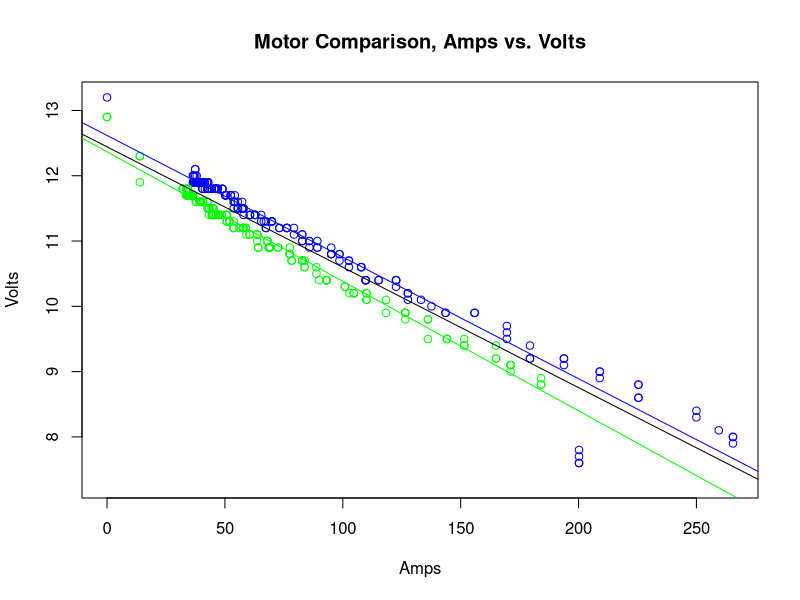

Recreate this plot in R. (Note: a time limit stopped this script after it produced the figure.)
#!/usr/bin/env Rscript

removeOutliers <- function(dataset) {
    datasetRemoved = list()

    lsrl = lm(dataset$y ~ dataset$x)

    # Find Residual Statistics
    resMean = mean(lsrl$residuals)
    resSD = sd(lsrl$residuals)
    resZ = (lsrl$residuals - resMean) / resSD

    # Keep Only Points where Residual Z-Score < 3
    datasetRemoved$x = dataset$x[abs(resZ) < 3]
    datasetRemoved$y = dataset$y[abs(resZ) < 3]

    return(datasetRemoved)
}

getOutliers <- function(dataset) {
    datasetOutliers = list()

    lsrl = lm(dataset$y ~ dataset$x)

    # Find Residual Statistics
    resMean = mean(lsrl$residuals)
    resSD = sd(lsrl$residuals)
    resZ = (lsrl$residuals - resMean) / resSD

    # Keep Only Points where Residual Z-Score > 3
    datasetOutliers$x = dataset$x[abs(resZ) > 3]
    datasetOutliers$y = dataset$y[abs(resZ) > 3]

    return(datasetOutliers)
}

# Datasets
dataA = list()
dataB = list()
dataAB = list()

# Read Files
dataAfile = read.csv("data/4cim.csv", header = TRUE)
dataBfile = read.csv("data/4minicim.csv", header = TRUE)

# Assign to Datasets
dataA$x = dataAfile$TOTAL.AMP
dataA$y = dataAfile$VOLT
dataB$x = dataBfile$TOTAL.AMP
dataB$y = dataBfile$VOLT

# Filter Outliers (optional)
dataA = removeOutliers(dataA)
dataB = removeOutliers(dataB)

# Only keep every 5th element (optional)
#dataAamps = dataAamps[seq(1, length(dataAamps), 5)]
#dataAvolts = dataAvolts[seq(1, length(dataAvolts), 5)]
#dataBamps = dataBamps[seq(1, length(dataBamps), 5)]
#dataBvolts = dataBvolts[seq(1, length(dataBvolts), 5)]

# Find combined data set
dataAB$x = c(dataA$x, dataB$x)
dataAB$y = c(dataA$y, dataB$y)

# TODO correlation coefficient for each dataset?
# TODO display LSRL for each set?
# TODO keep original dataset, plot outliers

# Plot Datasets (optional)
x11()
plot(dataA$x, dataA$y, main="Motor Comparison, Amps vs. Volts", xlab="Amps", ylab="Volts", col="blue")
points(dataB$x, dataB$y, col="green")
abline(lm(dataA$y ~ dataA$x), col="blue")
abline(lm(dataB$y ~ dataB$x), col="green")
abline(lm(dataAB$y ~ dataAB$x), col="black")

# TODO avoid recomputing Linear Models, store in dataA$lm? Also store dataA$residuals? (Or just dataA$lm$residuals)

# Find SSRs
dataA$ssr = sum(resid(lm(dataA$y ~ dataA$x)) ^ 2)
dataB$ssr = sum(resid(lm(dataB$y ~ dataB$x)) ^ 2)
dataAB$ssr = sum(resid(lm(dataAB$y ~ dataAB$x)) ^ 2)

# Do Chow Test to find F statistic
k = 3
df = length(dataA$x) + length(dataB$x) - (2 * k)

fstat = ((dataAB$ssr - (dataA$ssr + dataB$ssr)) / k) / ((dataA$ssr + dataB$ssr) / (df))
pval = pf(fstat, k, df)

# Print Info
cat("SSR A:", dataA$ssr, "\n")
cat("SSR B:", dataB$ssr, "\n")
cat("SSR AB:", dataAB$ssr, "\n")
cat("k:", k, "\n")
cat("df:", df, "\n")
cat("F:", fstat, "\n")
cat("P-Value:", pval, "\n")

Sys.sleep(1000)
#readline(prompt="Press [enter] to quit")
